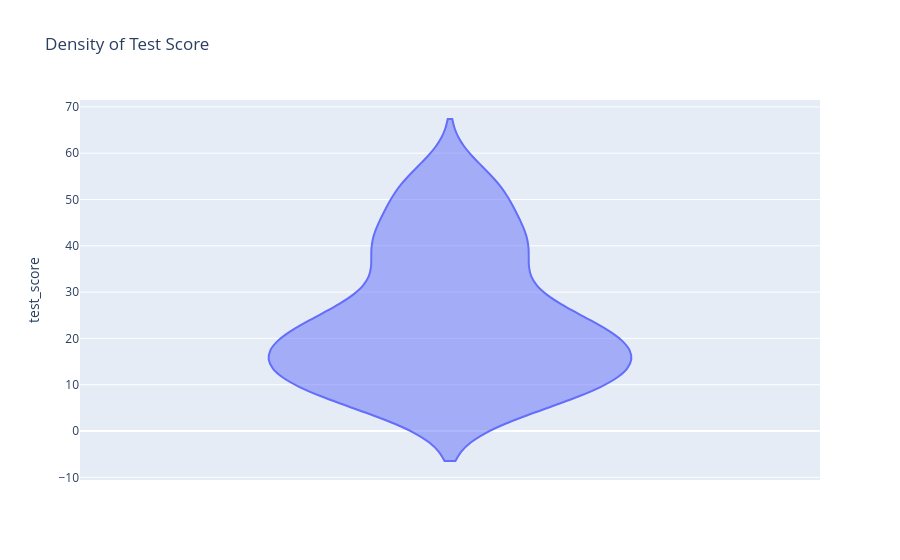

Write notebook code for a chart like this one.
### Code cell
# KDE/Density with violin
px.violin(student, y="test_score", points=False, title="Density of Test Score").show()

### Figure 1 — Plotly figure (JSON) as saved in the notebook; plotly's stock layout.template omitted (floating-point values rounded to 4 significant figures)
{"data": [{"alignmentgroup": "True", "box": {"visible": false}, "hovertemplate": "test_score=%{y}<extra></extra>", "legendgroup": "", "marker": {"color": "#636efa"}, "name": "", "offsetgroup": "", "orientation": "v", "points": false, "scalegroup": "True", "showlegend": false, "type": "violin", "x0": " ", "xaxis": "x", "y": [19.2, 7.734, 13.81, 53.02, 55.3, 17.82, 29.89, 17.26, 20.35, 30.86, 42.04, 12.13, 24.32, 17.67, 11.4, 19.47, 30.55, 38.49, 50.99, 25.13, 22.07, 35.94, 12.21, 28.04, 16.52, 6.623, 12.65, 26.53, 9.333, 8.837, 24.17, 8.1, 15.04, 39.97, 17.17, 43.98, 13.12, 46.45, 41.36, 51.14, 7.336, 15.72, 19.77, 10.43, 9.742, 8.924, 16.7, 22.7, 26.88, 19.11, 40.6, 22.18, 7.892, 36.65, 53.16, 18.24, 53.36, 51.58, 31.24, 51.34, 10.52, 10.84, 19.59, 21.38, 12.59, 13.56, 27.57, 6.185, 8.92, 21.4, 16.61, 13.42, 20.4, 7.014, 39.95, 6.217, 36.75, 38.28, 49.54, 6.349, 54.32, 17.7, 44.1, 16.11, 16.46, 39.96, 23.15, 6.053, 11.25, 40.02, 24.39, 19.56, 23.92, 42.43, 24.45, 19.13, 5.609, 41.44, 12.03, 32.36], "y0": " ", "yaxis": "y"}], "layout": {"legend": {"tracegroupgap": 0}, "title": {"text": "Density of Test Score"}, "violinmode": "group", "xaxis": {"anchor": "y", "domain": [0, 1]}, "yaxis": {"anchor": "x", "domain": [0, 1], "title": {"text": "test_score"}}}}
